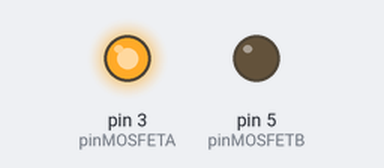
The sketch below on a simulated Arduino Uno, built with avr-gcc and run on an emulated ATmega328P. On the bench: output pins drawn as LEDs (lit = HIGH).

Above: at 1.0 s.
At 3.0 s:
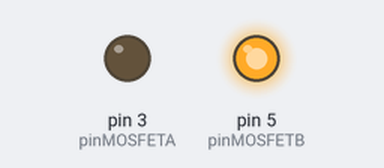
At 5.0 s:
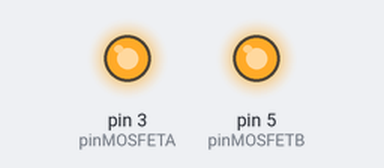
Timing chart, 0 to 7.8 s (numbered marks = the images above):
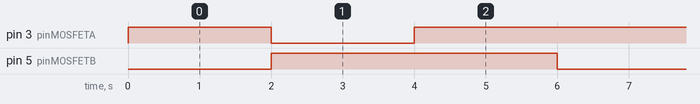

The sketch:

H-Bridge.ino
```cpp
int pinMOSFETA = 3;
int pinMOSFETB = 5;

void setup() {
  // put your setup code here, to run once:
  pinMode(pinMOSFETA, OUTPUT);
  pinMode(pinMOSFETB, OUTPUT);
}

void loop() {
  forward();
  reverse();
  brake();
}

void forward() {
  analogWrite(pinMOSFETA, 255);
  analogWrite(pinMOSFETB, 0);

  delay(2000);
}

void reverse() {
  analogWrite(pinMOSFETA, 0);
  analogWrite(pinMOSFETB, 255);

  delay(2000);
}

void brake() {
  analogWrite(pinMOSFETA, 255);
  analogWrite(pinMOSFETB, 255);

  delay(2000);
}
```

Measured:
- by itself, pin 3 (pinMOSFETA): repeats every 6.0 s: LOW 2.0 s, HIGH 4.0 s
- by itself, pin 5 (pinMOSFETB): alternates HIGH for 4.0 s and LOW for 2.0 s
- by itself, everything shown: repeats every 6.0 s, in 3 steps
